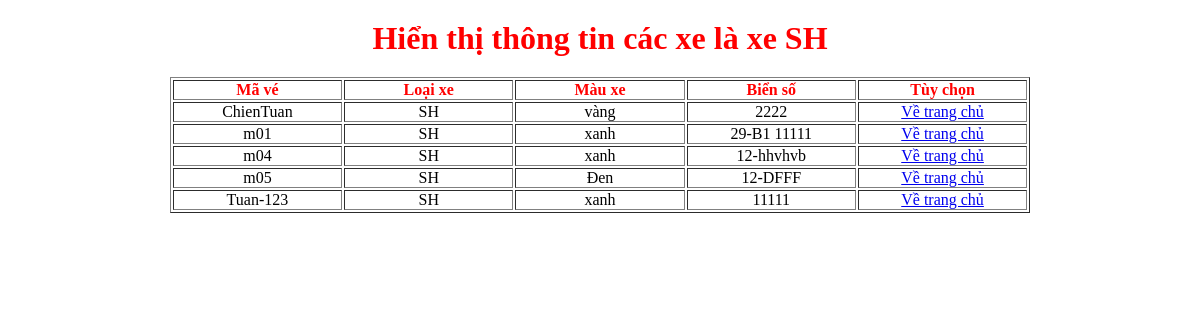
The app's page /thuctap7/display.php with its own data.
### tables this page shows
CREATE TABLE `tuan7` (
  `mave` varchar(50) NOT NULL,
  `loaixe` varchar(50) NOT NULL,
  `mauxe` varchar(50) NOT NULL,
  `bienso` varchar(50) NOT NULL
);

### thuctap7/display.php (the view, shortened to what this page needs)
<?php
	$conn=mysqli_connect("localhost","root","","thuctap");
		if($conn){
			mysqli_set_charset($conn,"utf8");
		}
		else{
			die("error!!!".mysqli_error($conn));
		}
?>
<!DOCTYPE html>
<html>
<head>
	<link rel="stylesheet" type="text/css" href="css/style.css">
</head>
<body>
<center>
	<table border="1">
	<thead>
		<h1> Hiển thị thông tin các xe là xe SH </h1>
			<tr>
				<th> Mã vé </th>
				<th> Loại xe </th>
				<th> Màu xe </th>
				<th> Biển số </th>
				<th> Tùy chọn </th>
			</tr>
	</thead>
		<tbody>
			<?php
				$query="SELECT * FROM tuan7 where loaixe='SH'";
				$rs=mysqli_query($conn,$query);
				while ($row=mysqli_fetch_array($rs, MYSQLI_ASSOC )) {
			?>
			<tr>
				<td> <?php echo $row["mave"];  ?> </td>
				<td> <?php echo $row["loaixe"]; ?> </td>
				<td> <?php echo $row["mauxe"]; ?> </td>
				<td> <?php echo $row["bienso"];?> </td>
				<td> <a href="index.php"> Về trang chủ </a> </td>
			</tr>
			<?php }  ?>
		</tbody>
		</table>
</center>
</body>
</html>

### thuctap7/css/style.css (style rules this page uses)
* { margin:0; padding: 0; }
h1 { padding: 20px 0px; color: red; }
th { color: red; width: 10%; }
td { text-align: center; }

### records on screen
tuan7: mave "ChienTuan", loaixe "SH", mauxe "vàng", bienso "2222"
tuan7: mave "m01", loaixe "SH", mauxe "xanh", bienso "29-B1 11111"
tuan7: mave "m04", loaixe "SH", mauxe "xanh", bienso "12-hhvhvb"
tuan7: mave "m05", loaixe "SH", mauxe "Đen", bienso "12-DFFF"
tuan7: mave "Tuan-123", loaixe "SH", mauxe "xanh", bienso "11111"
